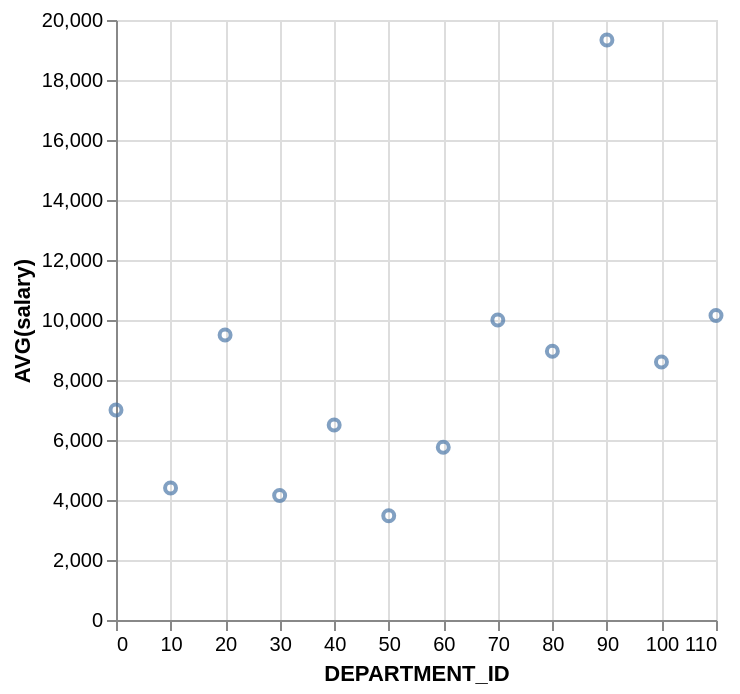

Specify this chart in Vega-Lite:
### Vega-Lite specification from a JSON file in a GitHub repository (floating-point values rounded to 4 significant figures)
{"data": {"values": [{"x_data": 0, "y_data": 7000}, {"x_data": 10, "y_data": 4400}, {"x_data": 20, "y_data": 9500}, {"x_data": 30, "y_data": 4150}, {"x_data": 40, "y_data": 6500}, {"x_data": 50, "y_data": 3476.0}, {"x_data": 60, "y_data": 5760}, {"x_data": 70, "y_data": 10000}, {"x_data": 80, "y_data": 8956.0}, {"x_data": 90, "y_data": 19330.0}, {"x_data": 100, "y_data": 8600}, {"x_data": 110, "y_data": 10150}]}, "mark": "point", "encoding": {"x": {"field": "x_data", "type": "quantitative", "title": "DEPARTMENT_ID"}, "y": {"field": "y_data", "type": "quantitative", "title": "AVG(salary)"}}}
